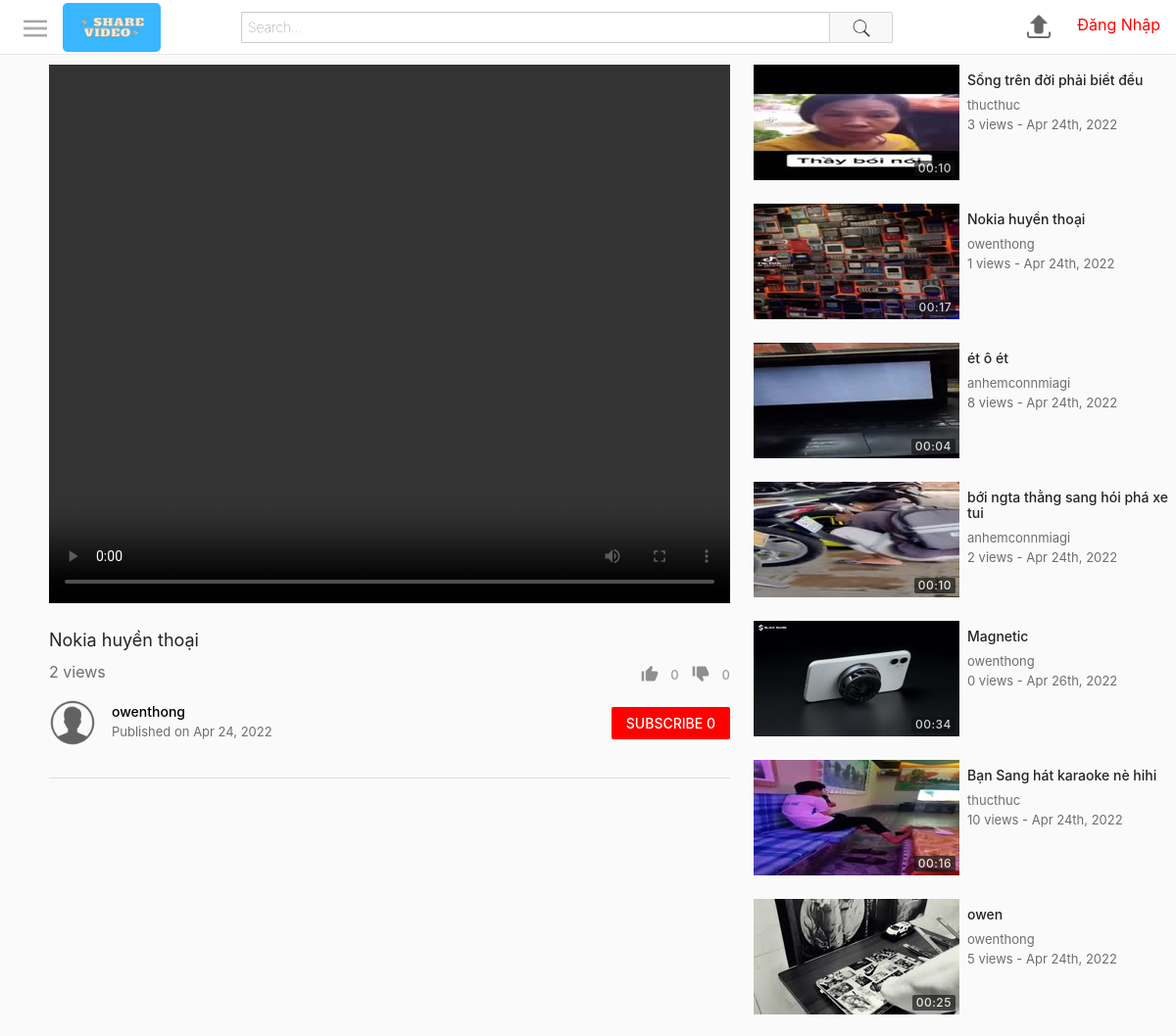
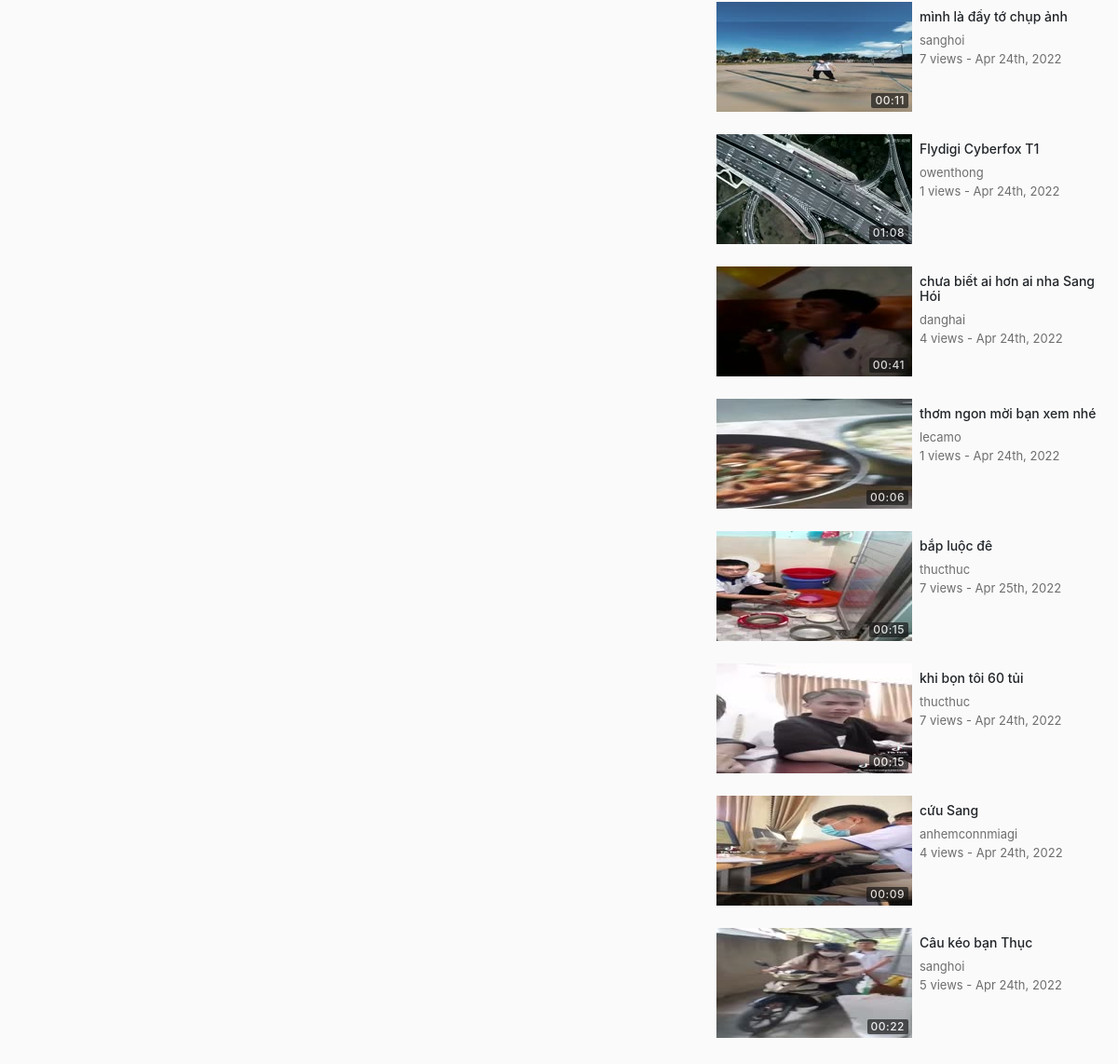
Before: /watch.php?id=210 with the older database file (2 pictures, top to bottom).
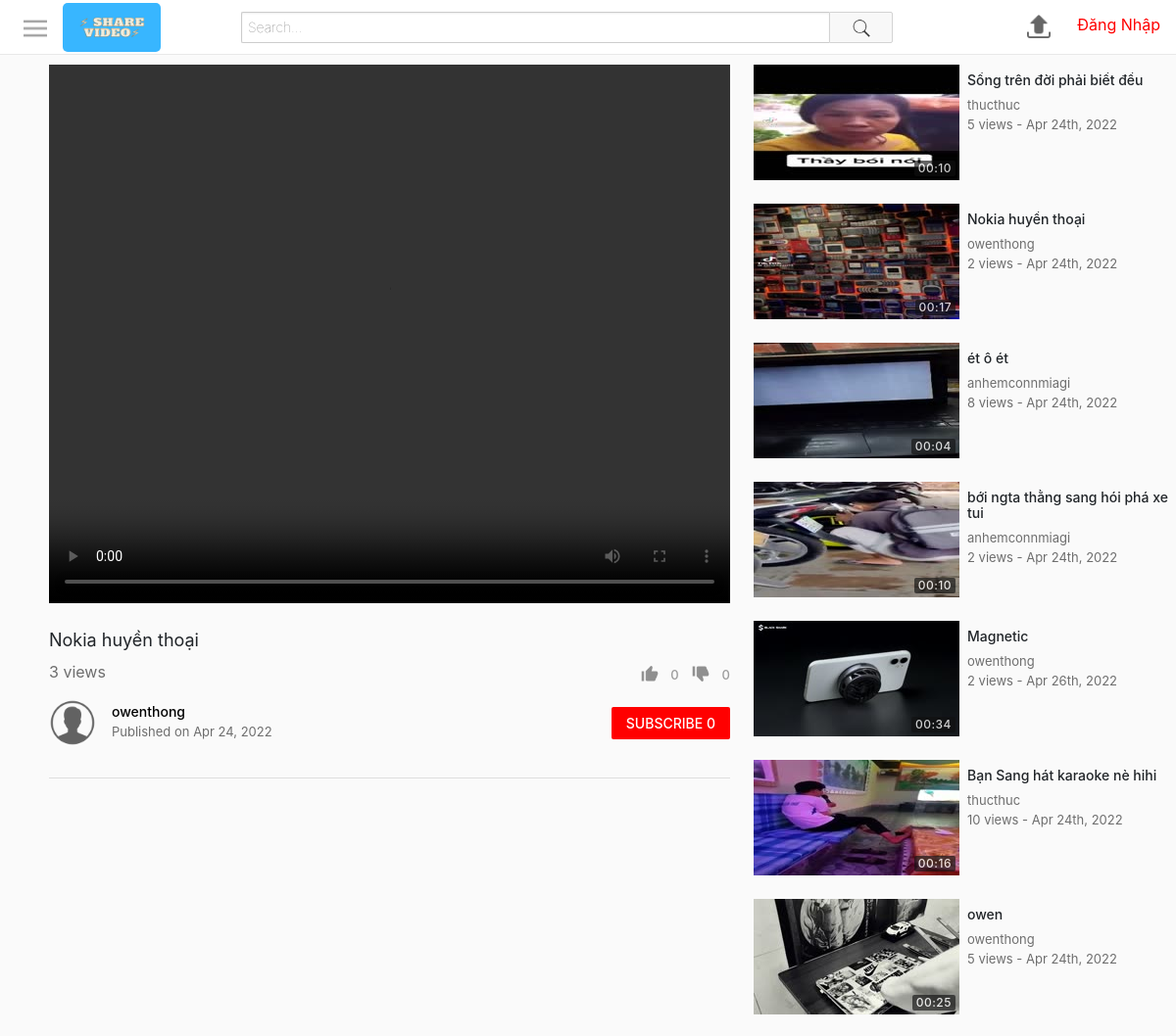
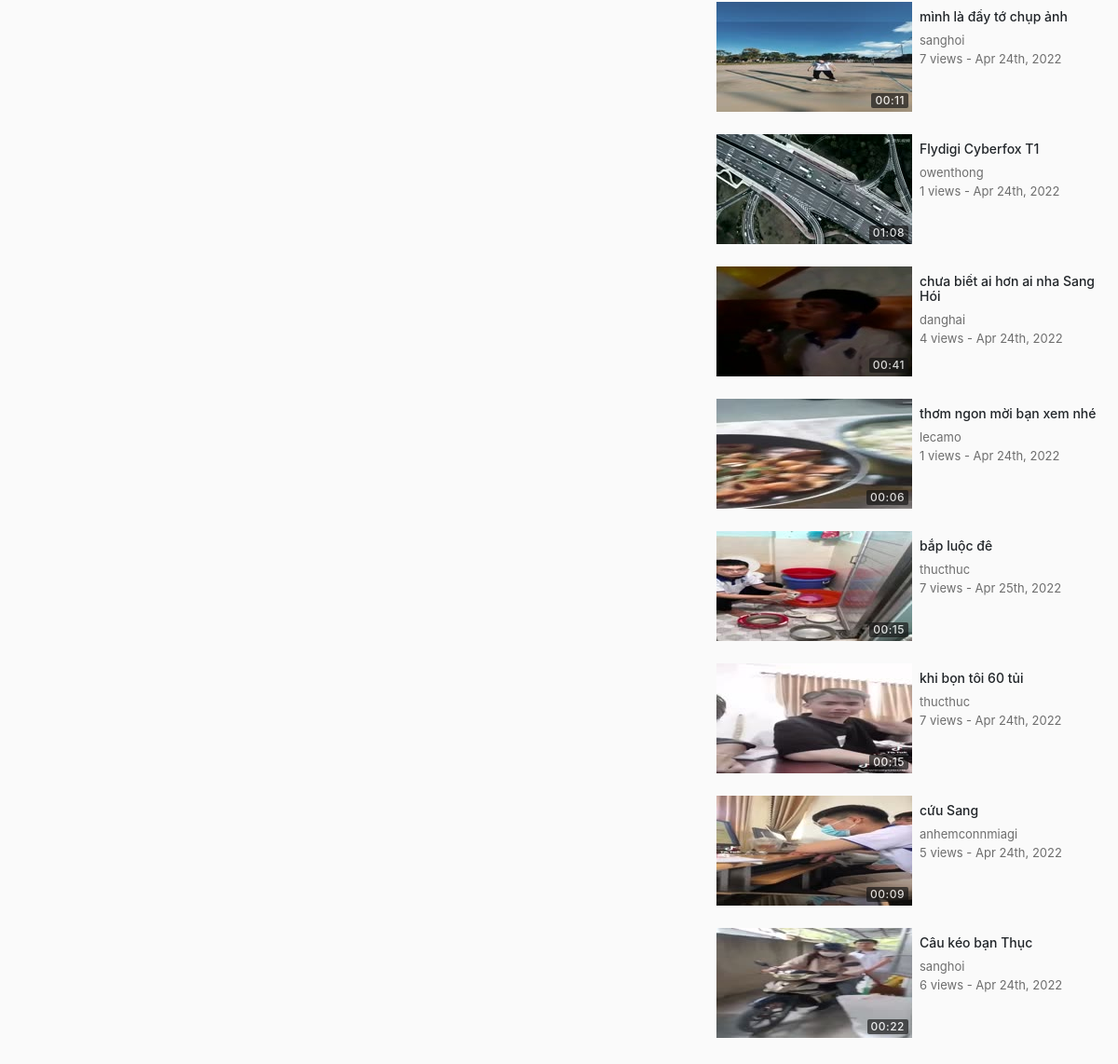
After: the same page with the newer database file (2 pictures, top to bottom).
### tables this page shows
CREATE TABLE `videos` (
  `id` int(11) NOT NULL,
  `uploadedBy` varchar(50) NOT NULL,
  `title` varchar(70) NOT NULL,
  `description` varchar(1000) NOT NULL,
  `privacy` int(11) NOT NULL,
  `filePath` varchar(250) NOT NULL,
  `category` int(11) NOT NULL,
  `uploadDate` datetime NOT NULL DEFAULT current_timestamp(),
  `views` int(11) NOT NULL,
  `duration` varchar(10) NOT NULL
);

CREATE TABLE `thumbnails` (
  `id` int(11) NOT NULL,
  `videoId` int(11) NOT NULL,
  `filePath` varchar(250) NOT NULL,
  `selected` int(11) NOT NULL
);

### includes/classes/Video.php (called while the page is built, shortened)
<?php
class Video {
    private $con, $sqlData, $userLoggedInObj;
    public function __construct($con, $input, $userLoggedInObj) {
        $this->con = $con;
        $this->userLoggedInObj = $userLoggedInObj;
        if(is_array($input)) {
            $this->sqlData = $input;
        }
        else {
            $query = $this->con->prepare("SELECT * FROM videos WHERE id = :id");
            $query->bindParam(":id", $input);
            $query->execute();
            $this->sqlData = $query->fetch(PDO::FETCH_ASSOC);
        }
    }
    public function getId() {
        return $this->sqlData["id"];
    }
    public function getUploadedBy() {
        return $this->sqlData["uploadedBy"];
    }
    public function getTitle() {
        return $this->sqlData["title"];
    }
    public function getUploadDate() {
        $date = $this->sqlData["uploadDate"];
        return date("M j, Y", strtotime($date));
    }
    public function getTimeStamp() {
        $date = $this->sqlData["uploadDate"];
        return date("M jS, Y", strtotime($date));
    }
    public function getViews() {
        return $this->sqlData["views"];
    }
    public function getDuration() {
        return $this->sqlData["duration"];
    }
    public function incrementViews() {
        $videoId = $this->getId();
        $this->sqlData["views"] = $this->sqlData["views"] + 1;
    }
    public function getLikes() {
        $query = $this->con->prepare("SELECT count(*) as 'count' FROM likes WHERE videoId = :videoId");
        $query->bindParam(":videoId", $videoId);
        $query->execute();
        $data = $query->fetch(PDO::FETCH_ASSOC);
        return $data["count"];
    }
    public function getDislikes() {
        $query = $this->con->prepare("SELECT count(*) as 'count' FROM dislikes WHERE videoId = :videoId");
        $query->bindParam(":videoId", $videoId);
        $query->execute();
        $data = $query->fetch(PDO::FETCH_ASSOC);
        return $data["count"];
    }
    public function wasLikedBy() {
        $query = $this->con->prepare("SELECT * FROM likes WHERE username=:username AND videoId=:videoId");
        $query->bindParam(":username", $username);
        $query->bindParam(":videoId", $id);
        $id = $this->getId();
        $username = $this->userLoggedInObj->getUsername();
        $query->execute();
        return $query->rowCount() > 0;
    }
    public function wasDislikedBy() {
        $query = $this->con->prepare("SELECT * FROM dislikes WHERE username=:username AND videoId=:videoId");
        $query->bindParam(":username", $username);
        $query->bindParam(":videoId", $id);
        $query->execute();
        return $query->rowCount() > 0;
    }
    public function getThumbnail() {
        $query = $this->con->prepare("SELECT filePath FROM thumbnails WHERE videoId=:videoId AND selected=1");
        $query->bindParam(":videoId", $videoId);
        $videoId = $this->getId();
        $query->execute();
        return $query->fetchColumn();
    }
}
?>

### includes/classes/User.php (called while the page is built, shortened)
<?php
class User {
    private $con, $sqlData;
    public function __construct($con, $username) {
        $this->con = $con;
        $query = $this->con->prepare("SELECT * FROM users WHERE username = :un");
        $query->bindParam(":un", $username);
        $query->execute();
        $this->sqlData = $query->fetch(PDO::FETCH_ASSOC);
    }
    public static function isLoggedIn() {
        return isset($_SESSION["userLoggedIn"]);
    }
    public function getUsername() {
        return $this->sqlData["username"] ?? 'default value';
    }
}
?>

### includes/classes/VideoGridItem.php (the view)
<?php
class VideoGridItem {
    private $video, $largeMode;
    public function __construct($video, $largeMode) {
        $this->video = $video;
        $this->largeMode = $largeMode;
    }
    public function create() {
        $thumbnail = $this->createThumbnail();
        $details = $this->createDetails();
        $url = "watch.php?id=" . $this->video->getId();
        return "<a href='$url'>
                    <div class='videoGridItem'>
                        $thumbnail
                        $details
                    </div>
                </a>";
    }
    private function createThumbnail() {
        $thumbnail = $this->video->getThumbnail();
        $duration = $this->video->getDuration();
        return "<div class='thumbnail'>
                    <img src='$thumbnail'>
                    <div class='duration'>
                        <span>$duration</span>
                    </div>
                </div>";
    }
    private function createDetails() {
        $title = $this->video->getTitle();
        $username = $this->video->getUploadedBy();
        $views = $this->video->getViews();
        $description = $this->createDescription();
        $timestamp = $this->video->getTimeStamp();
        return "<div class='details'>
                    <h3 class='title'>$title</h3>
                    <span class='username'>$username</span>
                    <div class='stats'>
                        <span class='viewCount'>$views views - </span>
                        <span class='timeStamp'>$timestamp</span>
                    </div>
                    $description
                </div>";
    }
    private function createDescription() {
        if(!$this->largeMode) {
            return "";
        }
        else {
            $description = $this->video->getDescription();
            $description = (strlen($description) > 350) ? substr($description, 0, 347) . "..." : $description;
            return "<span class='description'>$description</span>";
        }
    }
}
?>

### includes/classes/VideoInfoSection.php
<?php
require_once("includes/classes/VideoInfoControls.php");
class VideoInfoSection {
    private $con, $video, $userLoggedInObj;
    public function __construct($con, $video, $userLoggedInObj) {
        $this->con = $con;
        $this->video = $video;
        $this->userLoggedInObj = $userLoggedInObj;
    }
    public function create() {
        return $this->createPrimaryInfo() . $this->createSecondaryInfo();
    }
    private function createPrimaryInfo() {
        $title = $this->video->getTitle();
        $views = $this->video->getViews();
        $videoInfoControls = new VideoInfoControls($this->video, $this->userLoggedInObj);
        $controls = $videoInfoControls->create();
        return "<div class='videoInfo'>
                    <h1>$title</h1>
                    <div class='bottomSection'>
                        <span class='viewCount'>$views views</span>
                        $controls
                    </div>
                </div>";
    }
    private function createSecondaryInfo() {
        $description = $this->video->getDescription();
        $uploadDate = $this->video->getUploadDate();
        $uploadedBy = $this->video->getUploadedBy();
        $profileButton = ButtonProvider::createUserProfileButton($this->con, $uploadedBy);
        if($uploadedBy == $this->userLoggedInObj->getUsername()) {
            $actionButton = ButtonProvider::createEditVideoButton($this->video->getId());
        }
        else {
            $userToObject = new User($this->con, $uploadedBy);
            $actionButton = ButtonProvider::createSubscriberButton($this->con, $userToObject, $this->userLoggedInObj);
        }
        return "<div class='secondaryInfo'>
                    <div class='topRow'>
                        $profileButton
                        <div class='uploadInfo'>
                            <span class='owner'>
                                <a href='profile.php?username=$uploadedBy'>
                                    $uploadedBy
                                </a>
                            </span>
                            <span class='date'>Published on $uploadDate</span>
                        </div>
                        $actionButton
                    </div>
                    <div class='descriptionContainer'>
                        $description
                    </div>
                </div>";
    }
}
?>

### includes/classes/VideoGrid.php (shortened to what the changed rows need)
<?php
class VideoGrid {
    private $con, $userLoggedInObj;
    private $largeMode = false;
    private $gridClass = "videoGrid";
    public function __construct($con, $userLoggedInObj) {
        $this->con = $con;
        $this->userLoggedInObj = $userLoggedInObj;
    }
    public function create($videos, $title, $showFilter) {
        if($videos == null) {
            $gridItems = $this->generateItems();
        }
        else {
            $gridItems = $this->generateItemsFromVideos($videos);
        }
        $header = "";
        return "$header
                <div class='$this->gridClass'>
                    $gridItems
                </div>";
    }
    public function generateItems() {
        $query = $this->con->prepare("SELECT * FROM videos ORDER BY RAND() LIMIT 15");
        $query->execute();
        $elementsHtml = "";
        while($row = $query->fetch(PDO::FETCH_ASSOC)) {
            $video = new Video($this->con, $row, $this->userLoggedInObj);
            $item = new VideoGridItem($video, $this->largeMode);
            $elementsHtml .= $item->create();
        }
        return $elementsHtml;
    }
}
?>

Changed rows visible on the page:
changed videos "Nokia huyền thoại": views "1" → "2"
changed videos "Sống trên đời phải biết đều": views "3" → "5"
changed videos "Magnetic": views "0" → "2"
changed videos "cứu Sang": views "4" → "5"
changed videos "Câu kéo bạn Thục": views "5" → "6"
Other visible differences:
$views: "2" → "3"
